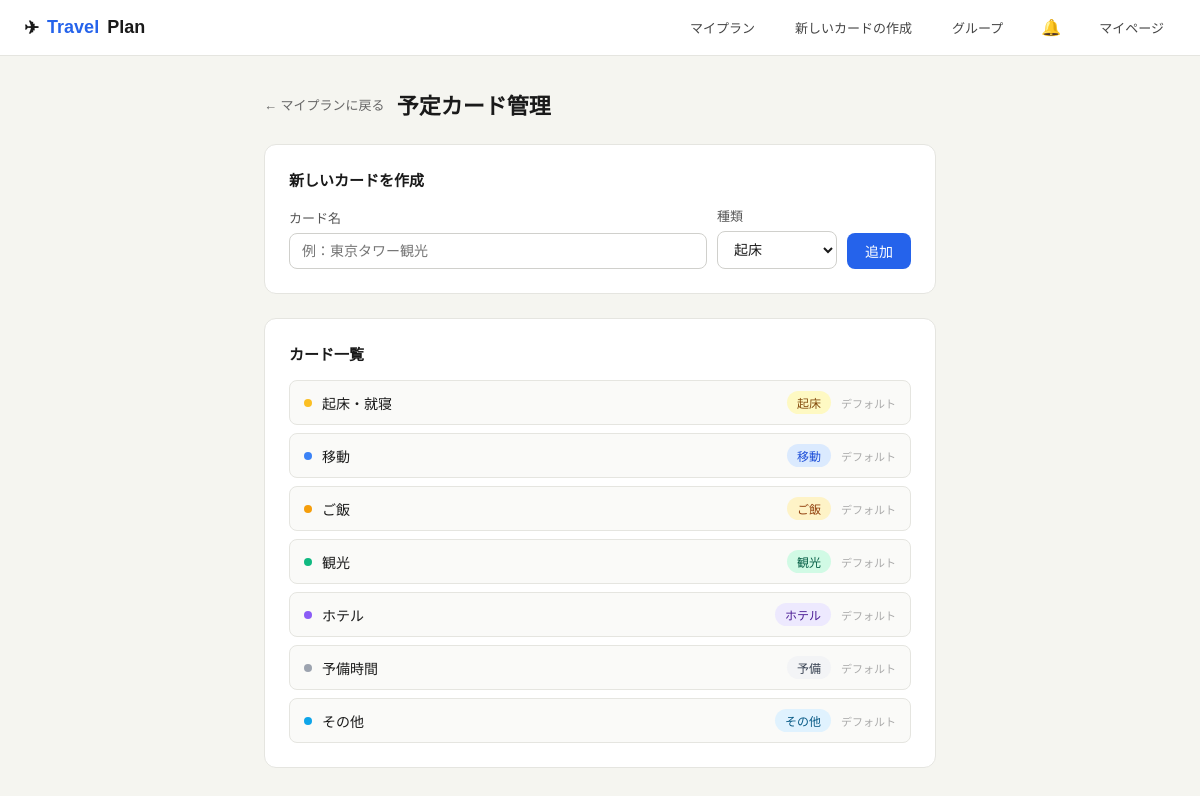
The page /cards/ (signed in) on the database its author committed.
### travel/models.py (models this page shows, shortened)
class CardTemplate(models.Model):
    TYPE_CHOICES = [
        ('wake', '起床'),
        ('move', '移動'),
        ('eat', 'ご飯'),
        ('see', '観光'),
        ('stay', 'ホテル'),
        ('other', 'その他'),
        ('free', '予備'),
    ]
    user = models.ForeignKey(User, on_delete=models.CASCADE, related_name='card_templates')
    name = models.CharField(max_length=200)
    card_type = models.CharField(max_length=10, choices=TYPE_CHOICES, default='free')
    is_default = models.BooleanField(default=False)
    created_at = models.DateTimeField(auto_now_add=True)
    class Meta:
        ordering = ['is_default', 'card_type', 'name']

### travel/views.py (the view)
# urls.py: path('cards/', views.card_templates, name='card_templates'),
@login_required
def card_templates(request):
    if request.method == 'POST':
        name = request.POST.get('name', '').strip()
        ctype = request.POST.get('card_type', 'free')
        if name:
            CardTemplate.objects.create(user=request.user, name=name, card_type=ctype)
        return redirect('card_templates')
    ensure_defaults(request.user)
    templates = _ordered_templates(request.user)
    return render(request, 'travel/card_templates.html', {'templates': templates})

### travel/views.py (called while the page is built)
def _ordered_templates(user):
    order_case = Case(
        *[When(card_type=t, then=Value(i)) for i, t in enumerate(CARD_TYPE_ORDER)],
        default=Value(len(CARD_TYPE_ORDER)),
        output_field=IntegerField(),
    )
    return CardTemplate.objects.filter(user=user).annotate(_type_order=order_case).order_by('is_default', '_type_order', 'name')

def ensure_defaults(user):
    existing_names = set(
        CardTemplate.objects.filter(user=user, is_default=True).values_list('name', flat=True)
    )
    for name, ctype in DEFAULT_CARDS:
        if name not in existing_names:
            CardTemplate.objects.create(user=user, name=name, card_type=ctype, is_default=True)
    CardTemplate.objects.filter(user=user, is_default=True, name__in=RETIRED_DEFAULT_CARDS).delete()

### travel/templates/travel/card_templates.html (shortened to what this page needs)
{% extends 'travel/base.html' %}
{% block content %}
<div class="container" style="max-width:720px">
  <div style="display:flex;align-items:center;gap:12px;margin-bottom:24px">
    <a href="/" style="font-size:13px;color:#666">← マイプランに戻る</a>
    <h1 style="font-size:22px;font-weight:600;flex:1">予定カード管理</h1>
  </div>
  <div class="card" style="margin-bottom:24px">
    <h2 style="font-size:15px;font-weight:600;margin-bottom:16px">新しいカードを作成</h2>
    <form method="post" style="display:flex;gap:10px;align-items:flex-end;flex-wrap:wrap">
      <div class="form-group" style="flex:1;min-width:180px;margin-bottom:0">
        <label>カード名</label>
        <input type="text" name="name" placeholder="例：東京タワー観光" required>
      </div>
      <div class="form-group" style="min-width:120px;margin-bottom:0">
        <label>種類</label>
        <select name="card_type">
          <option value="wake">起床</option>
        </select>
      </div>
      <button type="submit" class="btn btn-primary">追加</button>
    </form>
  </div>
  <div class="card">
    <h2 style="font-size:15px;font-weight:600;margin-bottom:16px">カード一覧</h2>
    {% if templates %}
    <div style="display:flex;flex-direction:column;gap:8px">
      {% for tpl in templates %}
      <div style="display:flex;align-items:center;gap:10px;padding:10px 14px;border:1px solid #e5e5e0;border-radius:8px;background:#fafaf8">
        <span class="dot dot-{{ tpl.card_type }}"></span>
        <span style="flex:1;font-size:14px;font-weight:500">{{ tpl.name }}</span>
        <span class="badge badge-{{ tpl.card_type }}">{{ tpl.get_card_type_display }}</span>
        {% if not tpl.is_default %}
        <form method="post" action="/cards/{{ tpl.pk }}/delete/" style="margin:0">
          {% csrf_token %}
          <button type="submit" class="btn btn-danger btn-sm" onclick="return confirm('削除しますか？')">削除</button>
        </form>
        {% else %}
        <span style="font-size:11px;color:#aaa;min-width:48px;text-align:right">デフォルト</span>
        {% endif %}
      </div>
      {% endfor %}
    </div>
    {% else %}
    <div style="text-align:center;padding:40px;color:#aaa">カードがありません</div>
    {% endif %}
  </div>
</div>
{% endblock %}

### travel/templates/travel/base.html (style rules this page uses)
* { box-sizing:border-box;margin:0;padding:0 }
body { font-family:'Hiragino Sans','Meiryo',sans-serif;background:#f5f5f0;color:#1a1a1a;min-height:100vh }
a { color:#2563eb;text-decoration:none }
.btn { display:inline-flex;align-items:center;gap:6px;padding:8px 18px;border-radius:8px;font-size:14px;font-weight:500;cursor:pointer;border:none;transition:all .15s }
.btn-primary { background:#2563eb;color:#fff }
.container { max-width:1000px;margin:0 auto;padding:32px 24px }
.card { background:#fff;border:1px solid #e5e5e0;border-radius:12px;padding:24px }
.form-group { margin-bottom:16px }
.form-group label { display:block;font-size:13px;font-weight:500;color:#555;margin-bottom:6px }
.form-group input,.form-group select,.form-group textarea { width:100%;padding:9px 12px;border:1px solid #d0d0cc;border-radius:8px;font-size:14px;color:#1a1a1a;background:#fff }
.badge { display:inline-block;padding:3px 10px;border-radius:20px;font-size:12px;font-weight:500 }
.badge-wake { background:#fef9c3;color:#854d0e }
.badge-move { background:#dbeafe;color:#1d4ed8 }
.badge-eat { background:#fef3c7;color:#92400e }
.badge-see { background:#d1fae5;color:#065f46 }
.badge-stay { background:#ede9fe;color:#4c1d95 }
.badge-other { background:#e0f2fe;color:#075985 }
.badge-free { background:#f3f4f6;color:#374151 }
.dot { width:8px;height:8px;border-radius:50%;display:inline-block;flex-shrink:0 }
.dot-wake { background:#fbbf24 }
.dot-move { background:#3b82f6 }
.dot-eat { background:#f59e0b }
.dot-see { background:#10b981 }
.dot-stay { background:#8b5cf6 }
.dot-other { background:#0ea5e9 }
.dot-free { background:#9ca3af }

### rows shown on the page
CardTemplate: name "起床・就寝", card_type "起床", is_default "デフォルト"
CardTemplate: name "移動", card_type "移動", is_default "デフォルト"
CardTemplate: name "ご飯", card_type "ご飯", is_default "デフォルト"
CardTemplate: name "観光", card_type "観光", is_default "デフォルト"
CardTemplate: name "ホテル", card_type "ホテル", is_default "デフォルト"
CardTemplate: name "予備時間", card_type "予備", is_default "デフォルト"
CardTemplate: name "その他", card_type "その他", is_default "デフォルト"
